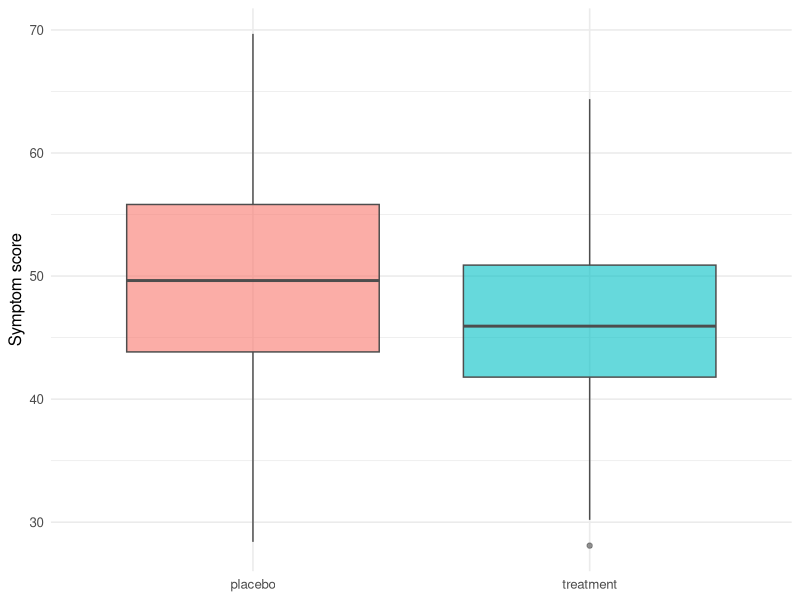

The R source for this figure:
# ============================================================
# Biostatistics Courses
# Course 3 — Week 1, Session 2: Randomised controlled trials
# ============================================================

# --- 0. Setup --------------------------------------------------
library(tidyverse)
set.seed(42)
theme_set(theme_minimal(base_size = 12))

# --- 1. Hypothesis / Goal --------------------------------------
# Treatment reduces symptom score versus placebo in a parallel-group
# RCT. Contrast ITT with per-protocol analyses with independent simulated non-adherence.

# --- 2. Data ---------------------------------------------------
n <- 200
trial <- tibble(
  id    = seq_len(n),
  arm   = sample(rep(c("placebo", "treatment"), each = n / 2)),
  crossed = if_else(arm == "treatment" & runif(n) < 0.15, TRUE, FALSE),
  received = if_else(crossed, "placebo", arm),
  y = rnorm(n, mean = 50, sd = 8) +
      if_else(received == "treatment", -5, 0)
)

# --- 3. Visualise ----------------------------------------------
p <- trial |>
  ggplot(aes(arm, y, fill = arm)) +
  geom_boxplot(alpha = 0.6, colour = "grey30") +
  labs(x = NULL, y = "Symptom score") +
  theme(legend.position = "none")
print(p)

# --- 4. Assumptions --------------------------------------------
print(trial |> group_by(arm) |> summarise(mean = mean(y), sd = sd(y), n = n()))

# --- 5. Conduct / Fit ------------------------------------------
itt <- with(trial, t.test(y[arm == "treatment"], y[arm == "placebo"]))
pp <- with(subset(trial, !crossed),
           t.test(y[arm == "treatment"], y[arm == "placebo"]))
as_treated <- with(trial,
                   t.test(y[received == "treatment"], y[received == "placebo"]))
itt_diff <- unname(itt$estimate[1] - itt$estimate[2])
pp_diff <- unname(pp$estimate[1] - pp$estimate[2])
at_diff <- unname(as_treated$estimate[1] - as_treated$estimate[2])
print(itt)
print(pp)

# --- 6. Report -------------------------------------------------
cat(sprintf(
  "Treatment minus placebo: ITT %.2f; PP %.2f; as-treated %.2f\n",
  itt_diff, pp_diff, at_diff
))
